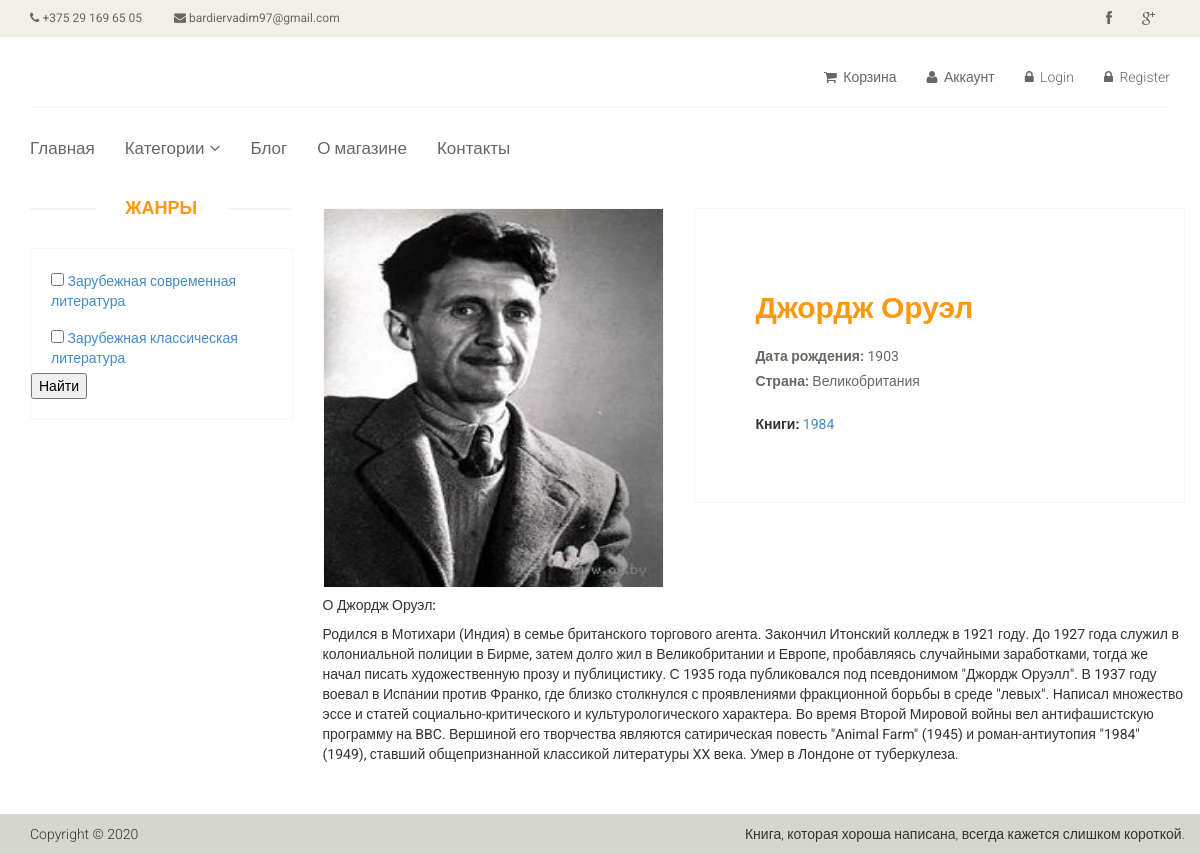
The page /author/Джордж Оруэл/ on the database its author committed.
### books/models.py (models this page shows, shortened)
class Genre(models.Model):
	name = models.CharField('Genre', max_length=225)
	description = models.TextField("Description")
	url = models.SlugField(max_length=225, unique=True)
	class Meta:
		verbose_name = "Genre"
		verbose_name_plural = "Genres"

class Author(models.Model):
	name = models.CharField('Full author name', max_length=225)
	birth = models.IntegerField('Year', default=2020)
	country = models.CharField('Country', max_length=225)
	description = models.TextField('Description')
	image = models.ImageField('Author image', upload_to="authors/")
	class Meta:
		verbose_name = "Author"
		verbose_name_plural = "Authors"

class Book(models.Model):
	title = models.CharField('Title', max_length=225)
	description = models.TextField('Description')
	poster = models.ImageField('Poster', upload_to='books/')
	year = models.IntegerField('Year', default=2020)
	authors = models.ManyToManyField(Author, verbose_name='Authors', related_name='book_author')
	number_of_pages = models.IntegerField('Number of pages')
	genres = models.ManyToManyField(Genre, verbose_name='Genres')
	price = models.FloatField('Price')
	category = models.ForeignKey(Category, verbose_name='Category', on_delete=models.SET_NULL, null=True)
	publishing_house = models.CharField('Publishing_house', max_length=225)
	cover_type = models.CharField('Cover_type', max_length=225)
	url = models.SlugField(max_length=225, unique=True)
	draft = models.BooleanField('Draft', default=False)
	def get_absolute_url(self):
		return reverse('book_detail', kwargs={'slug': self.url})
	class Meta:
		verbose_name = "Book"
		verbose_name_plural = "Books"

### books/views.py (the view)
# urls.py: path('author/<str:slug>/', views.AuthorView.as_view(), name='author_detail'),
class AuthorView(GenreMixin, DetailView):
    model = Author
    template_name = 'books/author.html'
    slug_field = 'name'

### books/views.py (called while the page is built)
    def get_genres(self):
        return Genre.objects.all()

### templates/books/author.html
{% extends 'books/base.html' %}
{% block content %}
    {% load static %}
    <section>
        <div class="container">
            <div class="row">
                <div class="col-sm-3">
                    <div class="left-sidebar">
                        <h2>Жанры</h2>
                        <div class="panel-group category-products" id="accordian">
                            <form action="{% url 'filter' %}" method="get">
                                {% for genre in view.get_genres %}
                                    <div class="panel panel-default">
                                        <div class="panel-heading">
                                            <input type="checkbox" class="checked" name="genre"
                                                   value="{{ genre.id}}">
                                            <span><a href="#">{{ genre.name }}</a></span>>
                                        </div>
                                    </div>
                                {% endfor %}
                                <button type="submit">Найти</button>
                            </form>
                        </div>
                    </div>
                </div>
                <div class="col-sm-9 padding-right">
                    <div class="product-details">
                        <div class="row">
                            <div class="col-sm-5">
                                <div class="view-product">
                                    <img src="{{ author.image.url }}" alt=""/>
                                </div>
                            </div>
                            <div class="col-sm-7">
                                <div class="product-information">
                                    <span>
                                            <span>{{ author.name }}</span>
                                            <br>
                                    </span>
                                    <p><b>Дата рождения:</b> {{ author.birth }}</p>
                                    <p><b>Страна:</b> {{ author.country }}</p>
                                    <span><b>Книги:</b>
                                        {% for book in author.book_author.all %}
                                            <a href="{{ book.get_absolute_url }}">{{ book.title }}</a>
                                        {% endfor %}
                                    </span>
                                </div>
                            </div>
                        </div>
                        <div class="row">
                            <div class="col-sm-12">
                                <h5>О {{ author.name }}:</h5>
                                <p>{{ author.description|safe }}</p>
                            </div>
                        </div>
                    </div>
                </div>
            </div>
        </div>
    </section>
{% endblock content %}

### static/css/main.css (style rules this page uses)
body { font-family: 'Roboto', sans-serif; background; position: relative; font-weight: 400px; }
a { -webkit-transition: 300ms; -moz-transition: 300ms; -o-transition: 300ms; transition: 300ms; }
h1, h2, h3, h4, h5, h6 { font-family: 'Roboto', sans-serif; }
.category-products { border: 1px solid #F7F7F0; margin-bottom: 35px; padding-bottom: 20px; padding-top: 15px; }
.left-sidebar h2, .brands_products h2 { color: #FE980F; font-family: 'Roboto', sans-serif; font-size: 18px; font-weight: 700; margin: 0 auto 30px; text-align: center; text-transform: uppercase; position: relative; z-index: 3; }
.left-sidebar h2:after, h2.title:after { content: " "; position: absolute; border: 1px solid #f5f5f5; bottom: 8px; left: 0; width: 100%; height: 0; z-index: -2; }
.left-sidebar h2:before { content: " "; position: absolute; background: #fff; bottom: -6px; width: 130px; height: 30px; z-index: -1; left: 50%; margin-left: -65px; }
.category-products .panel { background-color: #FFFFFF; border: 0px; border-radius: 0px; box-shadow: none; margin-bottom: 0px; }
.category-products .panel-default .panel-heading { background-color: #FFFFFF; border: 0 none; color: #FFFFFF; padding: 5px 20px; }
.padding-right { padding-right: 0; }
.product-details { overflow: hidden; }
.product-details { margin-bottom: 40px; overflow: hidden; margin-top: 10px; }
.view-product { position: relative; }
.view-product img { border: 1px solid #F7F7F0; height: 380px; width: 100%; }
.product-information { border: 1px solid #F7F7F0; overflow: hidden; padding-bottom: 60px; padding-left: 60px; padding-top: 60px; position: relative; }
.product-information p { color: #696763; font-family: 'Roboto', sans-serif; margin-bottom: 5px; }
.product-information span { display: inline-block; margin-bottom: 8px; margin-top: 18px; }
.product-information span span { color: #FE980F; float: left; font-family: 'Roboto', sans-serif; font-size: 30px; font-weight: 700; margin-right: 20px; margin-top: 0px; }

### rows shown on the page
Genre: name "Зарубежная современная литература"
Genre: name "Зарубежная классическая литература"
Author: image (picture), name "Джордж Оруэл", birth "1903", country "Великобритания", description "Родился в Мотихари (Индия) в семье британского торгового агента. Закончил Итонский колледж в 1921 году. До 1927 года служил в колониальной полиции в Бирме, затем долго жил в Великобритании и Европе, пробавляясь случайными заработками, тогда же начал писать художественную прозу и публицистику. С 1935 года публиковался под псевдонимом \"Джордж Оруэлл\". В 1937 году воевал в Испании против Франко, где близко столкнулся с проявлениями фракционной борьбы в среде \"левых\". Написал множество эссе и статей социально-критического и культурологического характера. Во время Второй Мировой войны вел антифашистскую программу на BBC. Вершиной его творчества являются сатирическая повесть \"Animal Farm\" (1945)…"
Book: title "1984"
